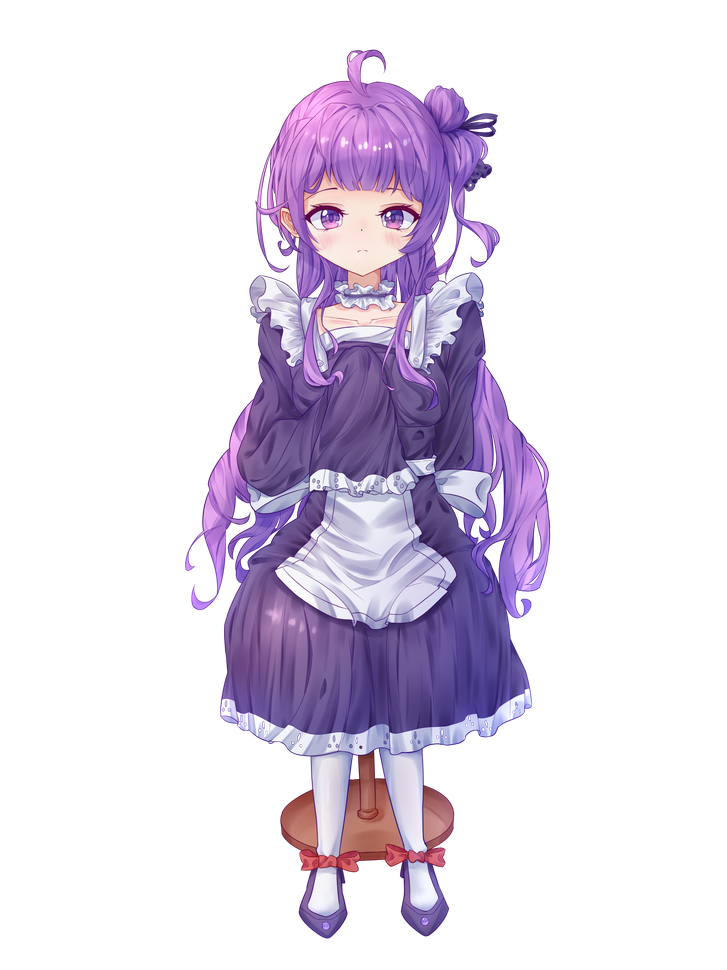
#> input picture Day_24/xuge.png, 727 x 970 px, shrunk from 2250 x 3000 before the run
$ python jp.py
#> lines starting #> are read from the running program, lines starting #| are printed output that depends on the picture
"""wang

有趣的感觉
"""

from PIL import Image
image = Image.open('xuge.png')
#> image is the input picture: PIL image 727x970 RGBA; mean R, G, B, A 41, 32.8, 48, 68.2
# 使用Image对象的rotate方法实现图像的旋转
image.rotate(45).show()
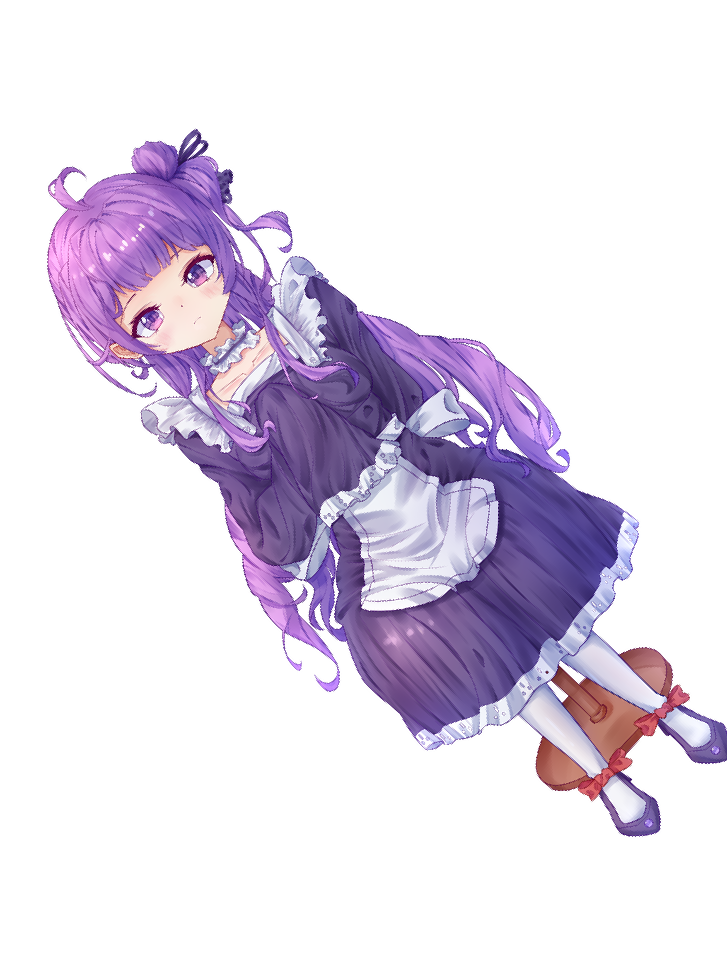
#> shown: PIL image 727x970 RGBA; mean R, G, B, A 41, 32.8, 47.9, 68.2; transparent parts drawn white
# 使用Image对象的transpose方法实现图像翻转
# Image.FLIP_LEFT_RIGHT - 水平翻转
# Image.FLIP_TOP_BOTTOM - 垂直翻转
#image.transpose(Image.FLIP_TOP_BOTTOM).show()
# for x in range(80, 310):
#     for y in range(20, 360):
#         # 通过Image对象的putpixel方法修改图像指定像素点
#         image.putpixel((x, y), (128, 128, 128))
# image.show()
from PIL import ImageFilter

# 使用Image对象的filter方法对图像进行滤镜处理
# ImageFilter模块包含了诸多预设的滤镜也可以自定义滤镜
image.filter(ImageFilter.CONTOUR).show()
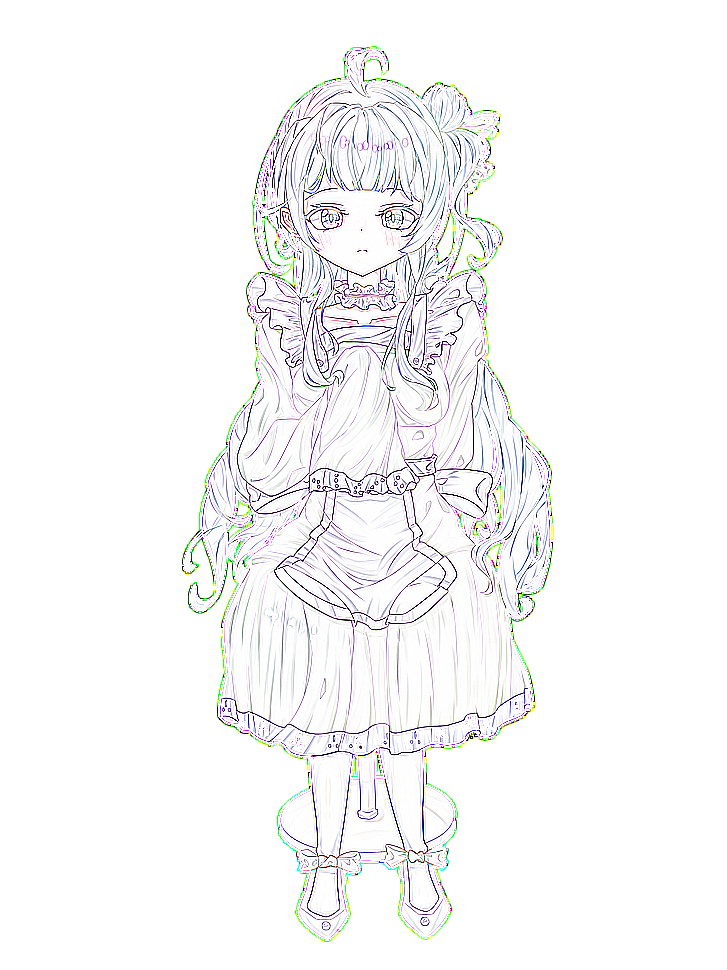
#> shown: PIL image 727x970 RGBA; mean R, G, B, A 244.1, 244.4, 245, 251; transparent parts drawn white
